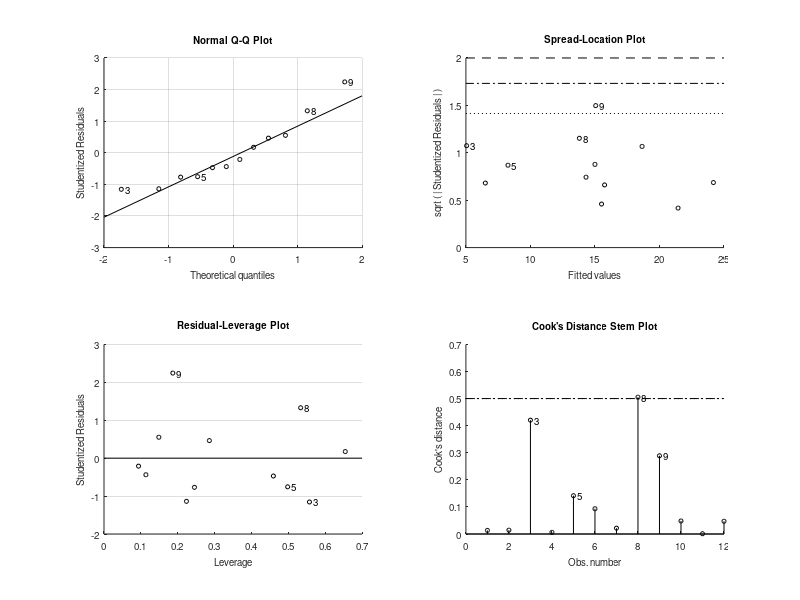
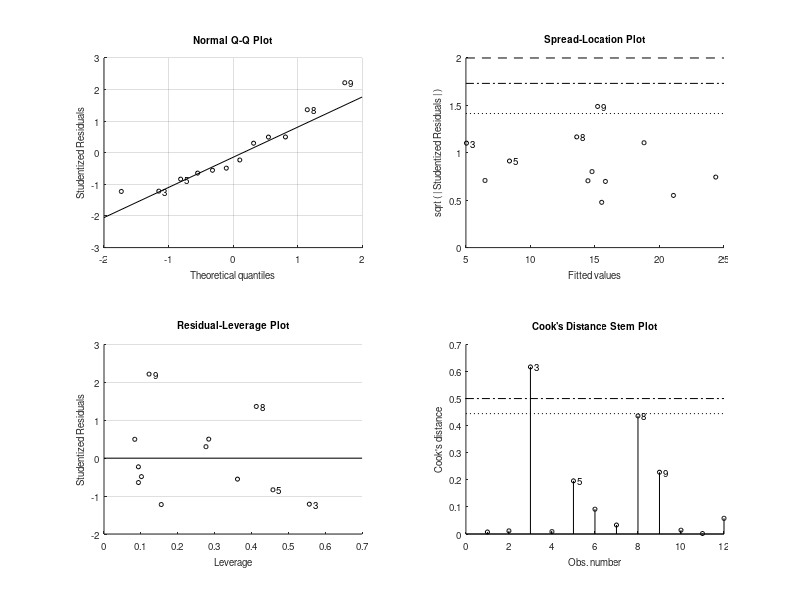

Source code (MATLAB) for these figures, in order: (Note: this script raises an error after producing the figures.)
close;
clear;
clc;

% Declaring Variables
y   = [15.6; 21.7; 3.1; 14.7; 6.9; 16.1; 7.5; 16.1; 20.2; 13.3; 15.0; 23.3];
x1  = [2.0; 3.6; 0.9; 2.4; 0.1; 2.6; 0.7; 1.0; 2.4; 1.9; 2.3; 3.9];
x2  = [4.7; 5.7; 1.6; 4.8; 4.4; 6.0; 2.6; 5.7; 4.5; 5.0; 4.8; 6.9];
x3  = [2.9; 4.9; 1.4; 3.3; 1.6; 3.7; 1.6; 3.0; 3.1; 3.4; 3.3; 4.8];

% Solve for Values
% A   = [ones(size(y)), x1, x2, x3];
% [alpha, ~, ~, ~, stats]     = regress(y,A);
A   = [x1, x2, x3];
mdl     = fitlm(A, y);
A_new   = [x1, x2];
mdl2    = fitlm(A_new, y);

% Project 1 Time!
data    = readmatrix('car_data.xls');
y_car   = data(:,1);
A_car   = data(:,[2,7:12]);
[coeffs, A_found, R_sq] = func_fwd_regression(A_car, y_car);

% Plotting
y_mod   = [ones(size(y_car)), A_found]*coeffs(coeffs~=0)';
figure(1);
clf;
plot(y_car, 'o');
hold on;
plot(y_mod);
ylabel("Car Price");
